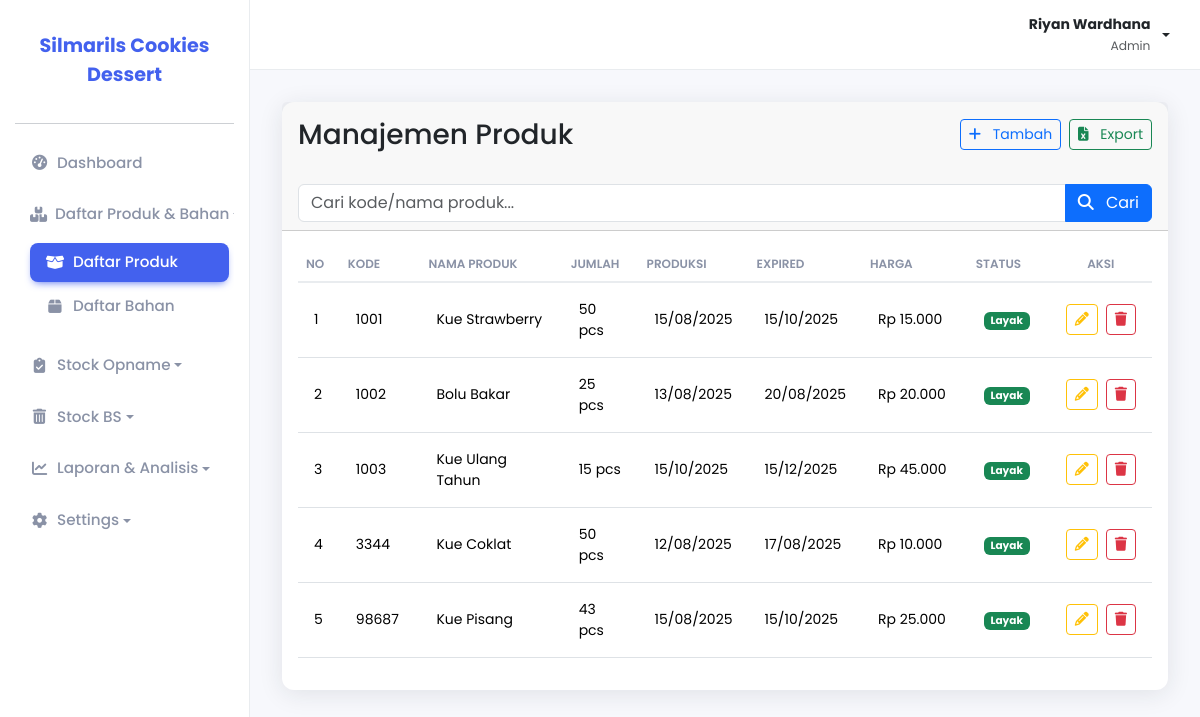
Screenshot of /pages/produk/index.php (signed in) with the database file from the repository.
### tables this page shows
CREATE TABLE `produk` (
  `kode_produk` varchar(50) NOT NULL,
  `nama_produk` varchar(255) NOT NULL,
  `jumlah_produk` int NOT NULL,
  `tanggal_produksi` date NOT NULL,
  `tanggal_expired` date NOT NULL,
  `harga_produk` int NOT NULL,
  `keterangan` enum('Layak','Expired') NOT NULL DEFAULT 'Layak'
);

### pages/produk/index.php (the view, shortened to what this page needs)
<?php
include_once(__DIR__ . '/../../includes/header.php');
$records_per_page = 20;
$current_page = isset($_GET['page']) && is_numeric($_GET['page']) ? (int)$_GET['page'] : 1;
$offset = ($current_page - 1) * $records_per_page;
$search_term = $_GET['search'] ?? '';
$search_query = "%" . $search_term . "%";
$stmt = $pdo->prepare("SELECT * FROM produk
                      WHERE nama_produk LIKE ? OR kode_produk LIKE ?
                      ORDER BY kode_produk ASC
                      LIMIT ? OFFSET ?");
$stmt->bindValue(1, $search_query, PDO::PARAM_STR);
$stmt->bindValue(2, $search_query, PDO::PARAM_STR);
$stmt->bindValue(3, $records_per_page, PDO::PARAM_INT);
$stmt->bindValue(4, $offset, PDO::PARAM_INT);
$stmt->execute();
?>
<div class="card">
    <div class="card-header">
        <div class="row align-items-center mb-4">
            <div class="col-sm-6 my-2">
                <h1 class="h3 mb-0">Manajemen Produk</h1>
            </div>
            <div class="col-sm-6 text-sm-end mt-2 mt-sm-0">
                <div class="d-flex justify-content-end gap-2">
                    <a href="tambah.php" class="btn btn-outline-primary btn-sm">
                        <i class="fas fa-plus me-2"></i> Tambah
                    </a>
                    <a href="export_excel.php" class="btn btn-outline-success btn-sm">
                        <i class="fas fa-file-excel me-2"></i> Export
                    </a>
                </div>
            </div>
        </div>
        <form method="GET" action="">
            <div class="input-group">
                <input type="text" class="form-control" name="search" placeholder="Cari kode/nama produk..." value="<?php echo htmlspecialchars($search_term); ?>">
                <button type="submit" class="btn btn-primary">
                    <i class="fas fa-search me-2"></i> Cari
                </button>
            </div>
        </form>
    </div>
    <div class="card-body">
        <div class="table-responsive">
            <table class="table table-modern">
                <thead class="table-light">
                    <tr>
                        <th width="5%">No</th>
                        <th width="10%">Kode</th>
                        <th width="20%">Nama Produk</th>
                        <th width="10%">Jumlah</th>
                        <th width="10%">Produksi</th>
                        <th width="10%">Expired</th>
                        <th width="15%">Harga</th>
                        <th width="10%">Status</th>
                        <th width="10%" class="text-center">Aksi</th>
                    </tr>
                </thead>
                <tbody>
                    <?php
                    $no = $offset + 1;
                    if ($stmt->rowCount() > 0) {
                        while ($row = $stmt->fetch(PDO::FETCH_ASSOC)) {
                            $today = new DateTime();
                            $expired_date = new DateTime($row['tanggal_expired']);
                            $status = ($expired_date < $today) ? 'Expired' : $row['keterangan'];
                    ?>
                            <tr>
                                <td><?php echo $no++; ?></td>
                                <td><?php echo htmlspecialchars($row['kode_produk']); ?></td>
                                <td><?php echo htmlspecialchars($row['nama_produk']); ?></td>
                                <td><?php echo number_format($row['jumlah_produk'], 0, ',', '.'); ?> pcs</td>
                                <td><?php echo date('d/m/Y', strtotime($row['tanggal_produksi'])); ?></td>
                                <td class="<?php echo ($status == 'Expired') ? 'text-danger fw-bold' : ''; ?>">
                                    <?php echo date('d/m/Y', strtotime($row['tanggal_expired'])); ?>
                                </td>
                                <td>Rp <?php echo number_format($row['harga_produk'], 0, ',', '.'); ?></td>
                                <td>
                                    <span class="badge bg-<?php echo ($status == 'Layak') ? 'success' : 'danger'; ?>">
                                        <?php echo $status; ?>
                                    </span>
                                </td>
                                <td class="text-center">
                                    <div class="d-flex justify-content-center gap-2">
                                        <a href="edit.php?id=<?php echo $row['kode_produk']; ?>" class="btn btn-sm btn-outline-warning" title="Edit">
                                            <i class="fa-solid fa-pencil"></i>
                                        </a>
                                        <a href="proses.php?action=hapus&id=<?php echo $row['kode_produk']; ?>" class="btn btn-sm btn-outline-danger" title="Hapus" onclick="return confirm('Apakah Anda yakin ingin menghapus produk ini?');">
                                            <i class="fa-solid fa-trash"></i>
                                        </a>
                                    </div>
                                </td>
                            </tr>
                    <?php
                        }
                    } else {
                        echo '<tr><td colspan="9" class="text-center py-4">Tidak ada data produk ditemukan</td></tr>';
                    }
                    ?>
                </tbody>
            </table>
        </div>
    </div>
</div>
<?php
include_once(__DIR__ . '/../../includes/footer.php');
?>

### assets/css/style.css (style rules this page uses)
:root { --primary-color: #4361ee; --background-color: #f7f8fc; --sidebar-bg: #ffffff; --card-bg: #ffffff; --text-color: #3b4455; --text-muted-color: #8a92a6; --border-color: #e9ecef; --shadow: 0 4px 24px 0 rgb(34 41 47 / 10%); --border-radius: 12px; }
body { font-family: "Poppins", sans-serif; background-color: var(--background-color); color: var(--text-color); font-size: 14px; }
.card { border-radius: var(--border-radius); border: none; box-shadow: var(--shadow); margin-bottom: 1.5rem; }
.table-modern { border-collapse: collapse; width: 100%; }
.table-modern thead th { background-color: transparent; border-bottom: 2px solid var(--border-color); color: var(--text-muted-color); font-weight: 600; text-transform: uppercase; font-size: 12px; }
.table-modern tbody td { vertical-align: middle; padding: 1rem; border-top: 1px solid var(--border-color); }

### rows the page displays
produk: kode_produk "1001", nama_produk "Kue Strawberry", jumlah_produk "50", tanggal_produksi "15/08/2025", tanggal_expired "15/10/2025", harga_produk "15.000"
produk: kode_produk "1002", nama_produk "Bolu Bakar", jumlah_produk "25", tanggal_produksi "13/08/2025", tanggal_expired "20/08/2025", harga_produk "20.000"
produk: kode_produk "1003", nama_produk "Kue Ulang Tahun", jumlah_produk "15", tanggal_produksi "15/10/2025", tanggal_expired "15/12/2025", harga_produk "45.000"
produk: kode_produk "3344", nama_produk "Kue Coklat", jumlah_produk "50", tanggal_produksi "12/08/2025", tanggal_expired "17/08/2025", harga_produk "10.000"
produk: kode_produk "98687", nama_produk "Kue Pisang", jumlah_produk "43", tanggal_produksi "15/08/2025", tanggal_expired "15/10/2025", harga_produk "25.000"

### other values shown
$_SESSION['nama_lengkap'] "Riyan Wardhana"
$_SESSION['level'] "Admin"
NAMA_WEBSITE "Silmarils Cookies Dessert"
